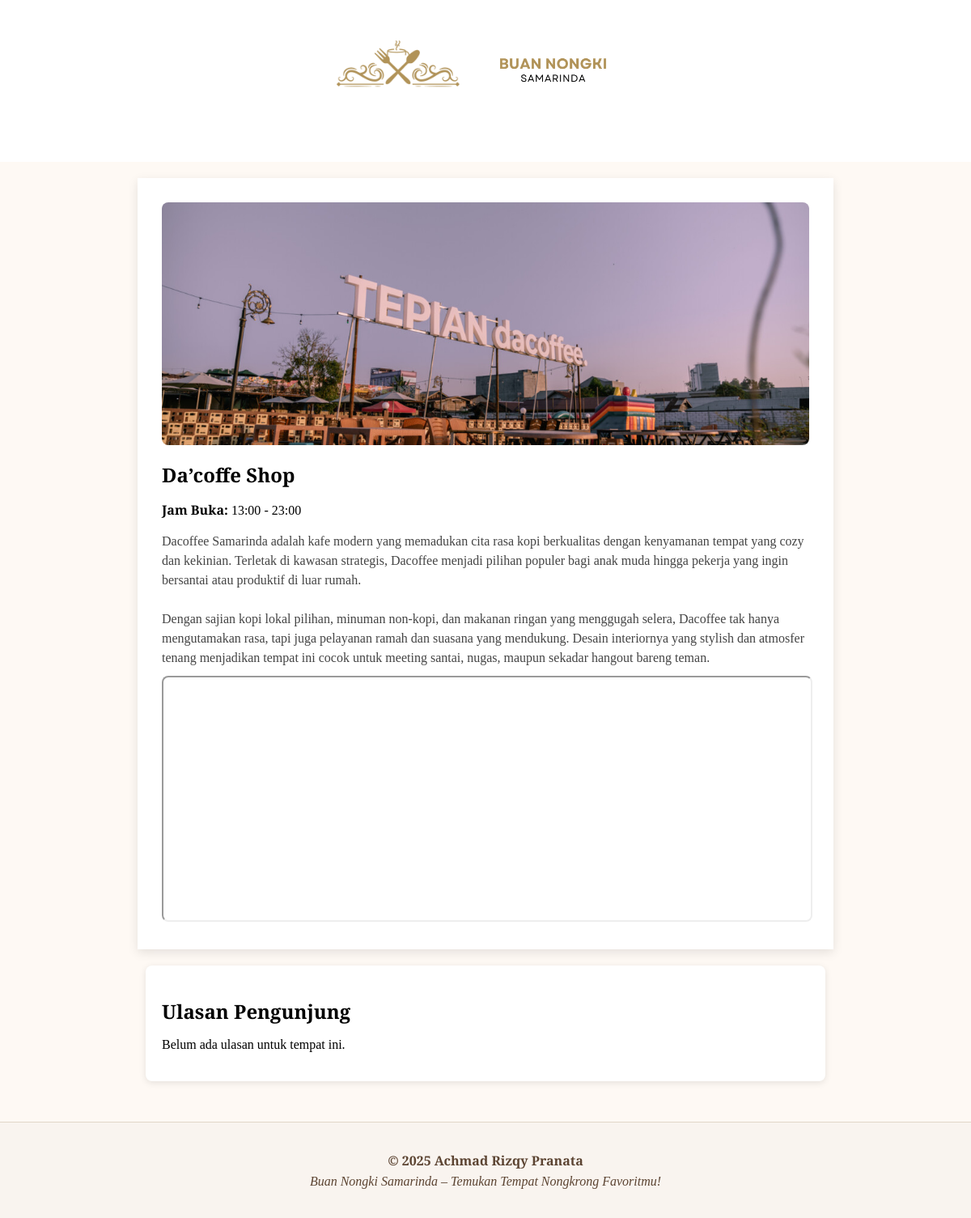
Page /detail.php?id=10 on the committed database.
### tables this page shows
CREATE TABLE `tempat_ngopi` (
  `id` int(11) NOT NULL,
  `nama_tempat` varchar(100) DEFAULT NULL,
  `gambar` varchar(255) DEFAULT NULL,
  `jam_buka` time DEFAULT NULL,
  `jam_tutup` time DEFAULT NULL,
  `deskripsi` text DEFAULT NULL,
  `maps_link` text DEFAULT NULL,
  `lokasi` varchar(100) DEFAULT NULL
);

### detail.php (the view, shortened to what this page needs)
<?php
include 'koneksi.php';
$id = intval($_GET['id']);
$sql = "SELECT * FROM tempat_ngopi WHERE id = $id";
$result = $koneksi->query($sql);
$tempat = $result->fetch_assoc();
$reviews = $koneksi->query("SELECT * FROM review_user WHERE tempat_id = $id ORDER BY created_at DESC");
?>
<!DOCTYPE html>
<html lang="id">
<head>
    <link rel="stylesheet" href="https://cdnjs.cloudflare.com/ajax/libs/font-awesome/6.5.0/css/all.min.css">
    <link rel="stylesheet" href="styles.css">
</head>
<body>
<div id="page">
    <nav class="main-nav" style="position: sticky; top: 0; z-index: 999; background-color: #fff;">
        <div class="container">
            <div class="logo-wrapper text-center">
                <img src="img/logo-icon.png" alt="Logo Icon" class="logo-icon">
                <img src="img/logo-text2.png" alt="Logo Text" class="logo-text">
            </div>
        </div>
    </nav>
    <section class="detail-container">
        <img src="img/<?= $tempat['gambar'] ?>" alt="<?= htmlspecialchars($tempat['nama_tempat']) ?>" class="detail-img">
        <div class="detail-info">
            <h1><?= htmlspecialchars($tempat['nama_tempat']) ?></h1>
            <p><strong>Jam Buka:</strong> <?= substr($tempat['jam_buka'], 0, 5) ?> - <?= substr($tempat['jam_tutup'], 0, 5) ?></p>
            <div class="description"><?= nl2br(htmlspecialchars($tempat['deskripsi'])) ?></div>
            <div class="map">
                <iframe src="<?= htmlspecialchars($tempat['maps_link']) ?>" width="100%" height="300" allowfullscreen loading="lazy"></iframe>
            </div>
        </div>
    </section>
    <section class="user-reviews">
        <h2>Ulasan Pengunjung</h2>
        <?php if ($reviews->num_rows > 0): ?>
            <?php while ($rev = $reviews->fetch_assoc()): ?>
                <div class="review-box">
                    <div style="display:flex; align-items:center; gap:15px;">
                        <div>
                            <strong><?= htmlspecialchars($rev['nama_user']) ?></strong>
                            <div class="rating">
                                <i class="fas fa-star"></i> <?= $rev['rating'] ?>/5
                            </div>
                            <p><?= htmlspecialchars($rev['ulasan']) ?></p>
                            <?php if (isset($_SESSION['role']) && $_SESSION['role'] === 'admin'): ?>
                                <a href="hapus_review.php?id=<?= $rev['id'] ?>" class="btn btn-sm btn-danger mt-1" onclick="return confirm('Hapus review ini?')">Hapus Review</a>
                            <?php endif; ?>
                        </div>
                    </div>
                </div>
            <?php endwhile; ?>
        <?php else: ?>
            <p>Belum ada ulasan untuk tempat ini.</p>
        <?php endif; ?>
    </section>
    <footer class="footer-section">
        <div class="footer-container">
            <p class="copyright">&copy; 2025 Achmad Rizqy Pranata</p>
            <p class="tagline">Buan Nongki Samarinda – Temukan Tempat Nongkrong Favoritmu!</p>
        </div>
    </footer>
</div>
</body>
</html>

### styles.css (style rules this page uses)
html, body { margin: 0; font-family: 'Cormorant Garamond', serif; background-color: #fef9f4; scroll-behavior: smooth; }
.container { max-width: 1000px; margin: 0 auto; padding: 20px; }
.logo-wrapper { display: flex; align-items: center; justify-content: center; gap: 15px; margin-bottom: 30px; }
.logo-icon { height: 60px; margin-bottom: 10px; transition: all 0.3s ease-in-out; }
.logo-text { height: 45px; margin-top: 0; transition: all 0.3s ease-in-out; }
.main-nav { position: fixed; top: 0; left: 0; width: 100%; background-color: transparent; padding: 30px 0; z-index: 999; transition: all 0.4s ease-in-out; }
.footer-section { background-color: #f9f4ef; padding: 30px 0; border-top: 1px solid #e0d6c8; }
.footer-container { max-width: 1200px; margin: 0 auto; text-align: center; font-family: 'Cormorant Garamond', serif; color: #5c4432; }
.footer-container p { margin: 6px 0; font-size: 16px; }
.footer-container .copyright { font-weight: 600; }
.footer-container .tagline { font-style: italic; }
.detail-container { display: flex; flex-direction: column; padding: 30px; gap: 20px; background-color: white; margin: 20px auto; max-width: 800px; box-shadow: 0 4px 12px rgba(0, 0, 0, 0.1); }
.detail-img { width: 100%; height: 300px; object-fit: cover; border-radius: 8px; }
.detail-info h1 { margin: 0; }
.description { color: #444; line-height: 1.5; }
.map iframe { border-radius: 8px; margin-top: 10px; }
.user-reviews { max-width: 800px; margin: 0 auto 50px; padding: 20px; background-color: #fff; box-shadow: 0 2px 8px rgba(0, 0, 0, 0.1); border-radius: 8px; }
.user-reviews h2 { margin-bottom: 15px; }

### rows in the picture
tempat_ngopi: gambar (picture), nama_tempat "Da’coffe Shop", jam_buka "13:00", jam_tutup "23:00", deskripsi "Dacoffee Samarinda adalah kafe modern yang memadukan cita rasa kopi berkualitas dengan kenyamanan tempat yang cozy dan kekinian. Terletak di kawasan strategis, Dacoffee menjadi pilihan populer bagi anak muda hingga pekerja yang ingin bersantai atau produktif di luar rumah. Dengan sajian kopi lokal pilihan, minuman non-kopi, dan makanan ringan yang menggugah selera, Dacoffee tak hanya mengutamakan rasa, tapi juga pelayanan ramah dan suasana yang mendukung. Desain interiornya yang stylish dan atmosfer tenang menjadikan tempat ini cocok untuk meeting santai, nugas, maupun sekadar hangout bareng teman."
